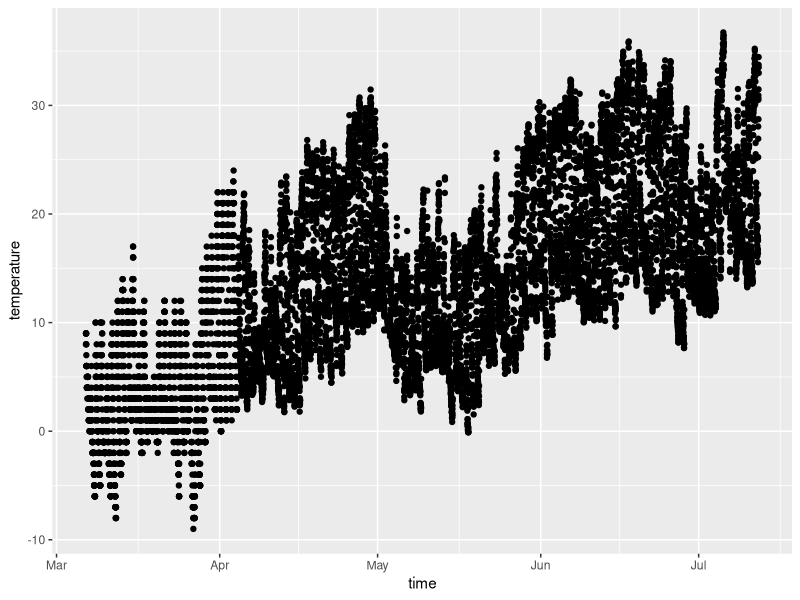

Reproduce this figure in R.
library(tidyverse)

data <- read_csv("artik.csv")
data |>
  ggplot(mapping = aes(x = time, y = temperature)) + geom_point()
